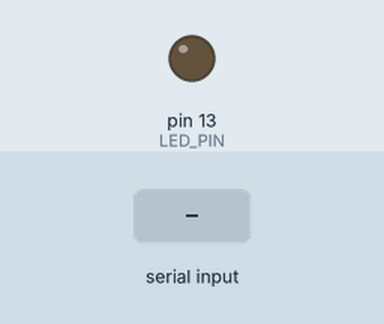
A sketch run on a simulated Arduino Uno, built with avr-gcc and run on an emulated ATmega328P. Shown: output pins drawn as LEDs (lit = HIGH). Inputs (shaded band) come from the test bench.

Above: at 1.2 s.
1.3 s: "90,45\n" received over Serial
At 2.3 s:
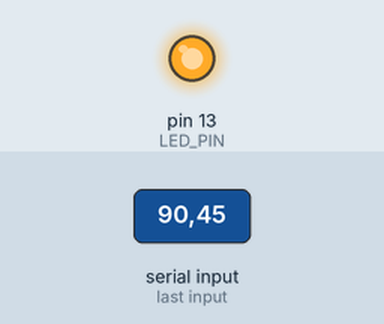
2.8 s: "0\n" received over Serial
At 3.4 s:
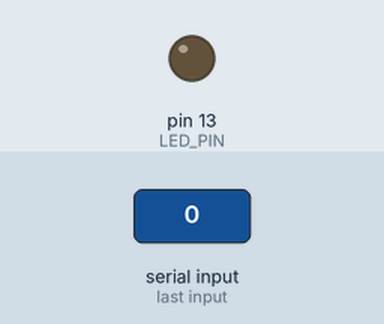
4.3 s: "30,150\n" received over Serial
At 5.7 s:
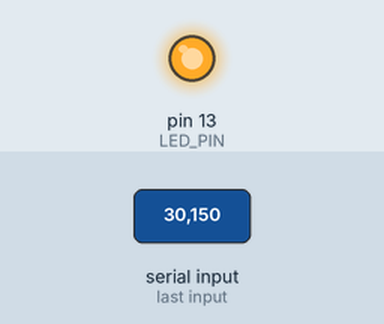
Timing chart, 0 to 7.3 s (numbered marks = the images above; inputs shaded):
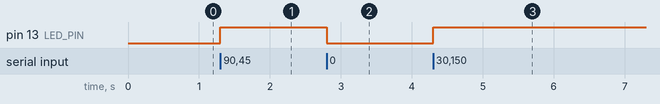

Measured:
- after the input at 1.3 s, pin 13 (LED_PIN): LOW → HIGH at once
- after the input at 2.8 s, pin 13 (LED_PIN): HIGH → LOW at once
- after the input at 4.3 s, pin 13 (LED_PIN): LOW → HIGH at once

The sketch:

simple_serial_receiver.ino
```cpp
#define LED_PIN 13

void setup() {
  pinMode(LED_PIN, OUTPUT);
  digitalWrite(LED_PIN, LOW);

  Serial.begin(115200);
  Serial.setTimeout(1);
}

void loop() {
  if (Serial.available()) {
    int x = Serial.readString().toInt();

    if (x == 0) {
      digitalWrite(LED_PIN, LOW);
    } else {
      digitalWrite(LED_PIN, HIGH);
    }
  }

  delay(0.1);
}
```
